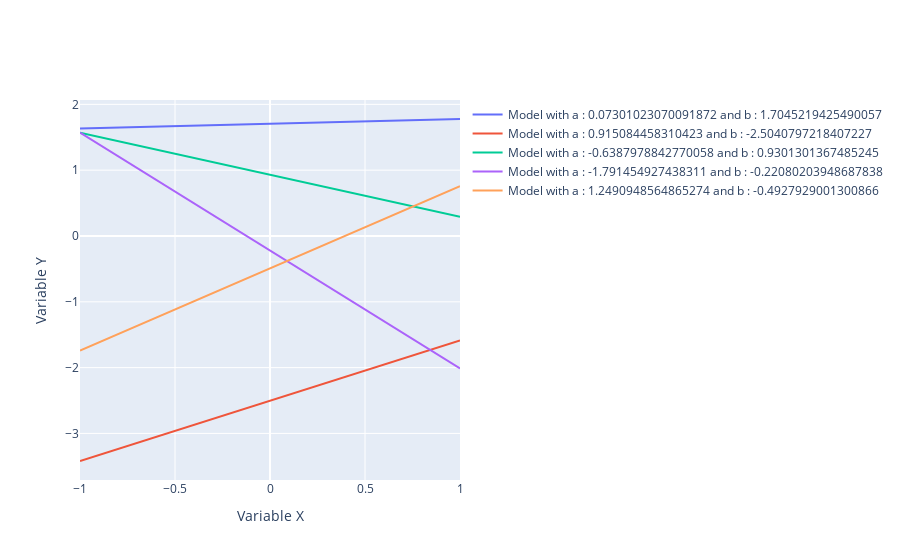

The code cell stored with this chart in its notebook:
### Markdown cell above
On fait quelques tirages et on affiche les modèles.

### Code cell
configure_plotly_browser_state()
data = []
Nsamples=5
for i in range(0,Nsamples):
    a,b=np.random.multivariate_normal(mu0, V0)
    trace = Scatter(
        x=np.linspace(-1,1,50),
        y=a*np.linspace(-1,1,50)+b,
        mode='lines',
        name=f"Model with a : {a} and b : {b}",
    )
    data.append(trace)


fig = dict(data=data, layout={})
fig['layout']['xaxis'] = dict(title='Variable X')
fig['layout']['yaxis'] = dict(title='Variable Y')

iplot(fig)
